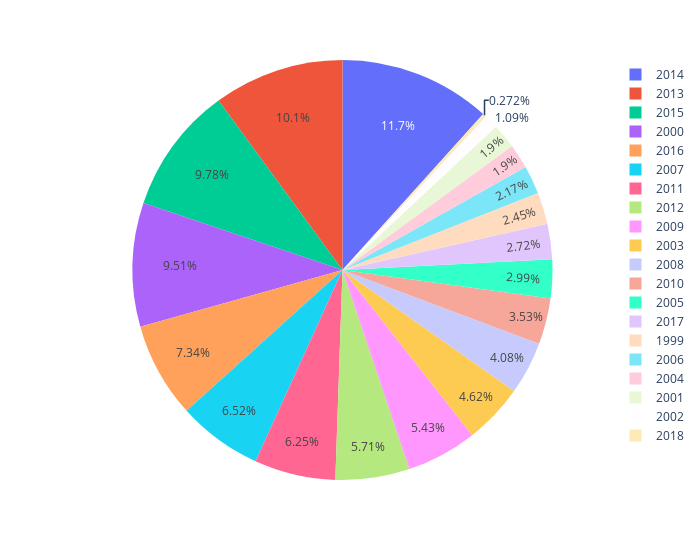

Write notebook code for a chart like this one.
### Code cell
px.pie(year_default, values="default", names=year_default.entity_year_established, width=700)

### Figure 1 — Plotly figure (JSON) as saved in the notebook; plotly's stock layout.template omitted (floating-point values rounded to 4 significant figures)
{"data": [{"domain": {"x": [0, 1], "y": [0, 1]}, "hovertemplate": "entity_year_established=%{label}<br>default=%{value}<extra></extra>", "labels": [2014, 2013, 2015, 2000, 2016, 2007, 2011, 2012, 2009, 2003, 2008, 2010, 2005, 2017, 1999, 2006, 2004, 2001, 2002, 2018], "legendgroup": "", "name": "", "showlegend": true, "type": "pie", "values": [43, 37, 36, 35, 27, 24, 23, 21, 20, 17, 15, 13, 11, 10, 9, 8, 7, 7, 4, 1]}], "layout": {"legend": {"tracegroupgap": 0}, "margin": {"t": 60}, "width": 700}}
